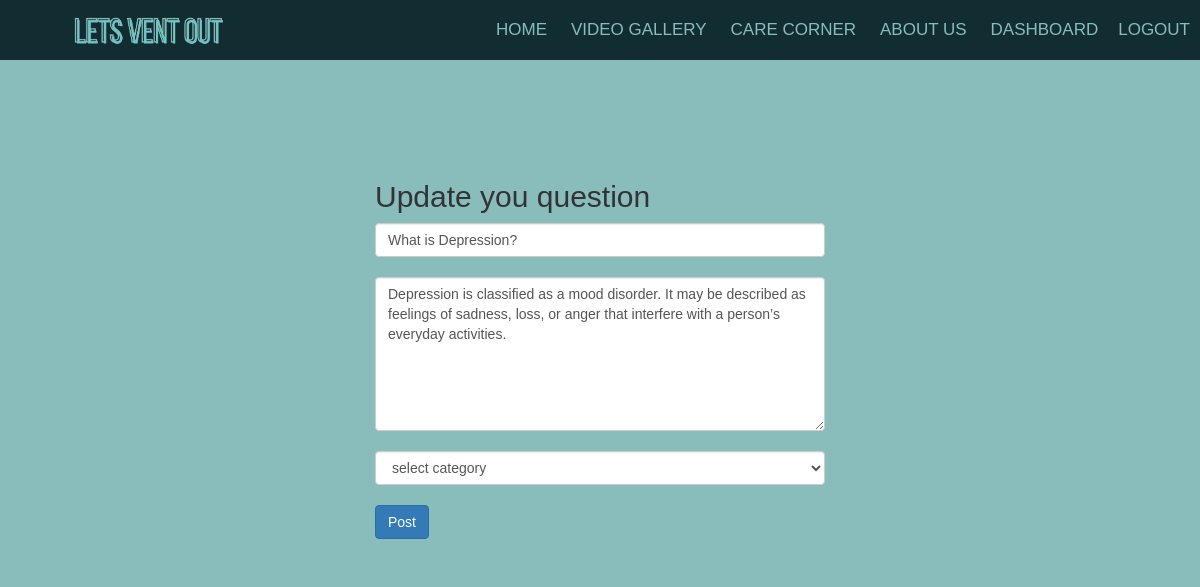
Page /edit.php?q_id=37 (signed in) on the committed database.
### tables this page shows
CREATE TABLE `questions` (
  `id` int(11) NOT NULL,
  `user_id` int(11) NOT NULL,
  `category_id` int(11) NOT NULL,
  `title` varchar(255) NOT NULL,
  `body` text NOT NULL,
  `created_at` timestamp NOT NULL DEFAULT current_timestamp()
);

### edit.php (the view, shortened to what this page needs)
<?php
require_once('connection.php');
if(isset($_GET['q_id'])){
  $id = $_GET['q_id'];
  $sql = "select * from questions where id='$id'";
  $result = mysqli_query($conn , $sql);
  $row = mysqli_fetch_array($result);
  $title = $row['title'];
  $body  = $row['body'];
}
?>
<?php require 'header.php'; ?>
<div class="container main-container">
  <div class="row">
    <div class="col-md-6 col-md-offset-3">
      <h2>Update you question</h2>
      <form class="" action="edit.php?q_id=<?php echo $_GET['q_id']; ?>" method="post">
        <input type="text" name="title" value="<?php echo $title; ?>" placeholder="Title of your question" class="form-control" required> <br>
        <textarea name="body" rows="7" class="form-control" placeholder="describe your question in deatils" required><?php echo $body; ?></textarea>
           <br> <select name="category" placeholder="category" class="form-control">
              <option value="">select category</option>
           </select>
        <br><input type="submit" value="Post" class="btn btn-primary">
      </form>
    </div>
  </div>
</div>

### style.css (style rules this page uses)
* { padding:0; margin:0; list-style: none; text-decoration: none; box-sizing:border-box; font-family: sans-serif; }
body { height: 100%; width: 100%; background-color: #88bdbc ; background-position: center; background-size: cover; position: absolute; }
.main-container { margin-top: 50px; }
.container { width: 80%; display: block; margin: auto; padding-top: 100px; }

### rows in the picture
questions: title "What is Depression?", body "Depression is classified as a mood disorder. It may be described as feelings of sadness, loss, or anger that interfere with a person’s everyday activities."
